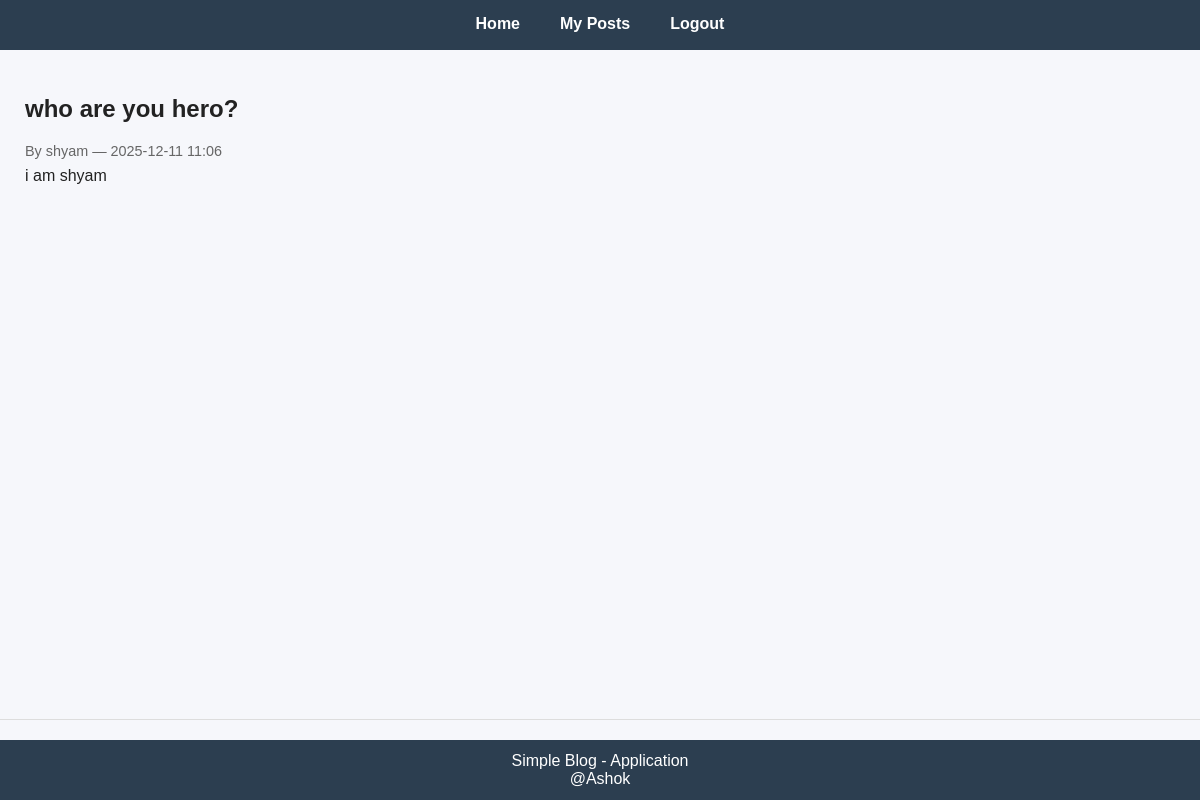
The app's page /post/8 (signed in) with its own data.
### models.py (models this page shows, shortened)
class Post(db.Model):
    id = db.Column(db.Integer, primary_key=True)
    title = db.Column(db.String(200), nullable=False)
    body = db.Column(db.Text, nullable=False)
    created_at = db.Column(db.DateTime, default=datetime.utcnow)
    author_id = db.Column(db.Integer, db.ForeignKey('user.id'))
    author = db.relationship('User', backref=db.backref('posts', lazy=True))

class User(db.Model):
    id = db.Column(db.Integer, primary_key=True)
    username = db.Column(db.String(80), unique=True, nullable=False)
    email = db.Column(db.String(120), unique=True, nullable=False)
    password_hash = db.Column(db.String(255), nullable=False)

### app.py (the view)
@app.route('/post/<int:post_id>')
def view_post(post_id):
    user = get_current_user()
    if not user:
        return redirect(url_for('login'))
    post = Post.query.get_or_404(post_id)
    return render_template("post.html", post=post, user=user)

### app.py (called while the page is built)
def get_current_user():
    uid = session.get('user_id')
    if not uid:
        return None
    return db.session.get(User, uid)

### templates/post.html
{% extends 'base.html' %} {% block content %}
<article>
  <h1>{{ post.title }}</h1>
  <p class="meta">
    By {{ post.author.username if post.author else 'Unknown' }} — {{
    post.created_at.strftime('%Y-%m-%d %H:%M') }}
  </p>
  <div class="body">{{ post.body | replace('\n', '<br />') | safe }}</div>
</article>
{% endblock %}

### static/style.css (style rules this page uses)
body { font-family: Arial, sans-serif; margin: 0; padding: 0; background: #f6f7fb; color: #222; display: flex; flex-direction: column; min-height: 100vh; }
.meta { font-size: 0.9em; color: #666; margin-bottom: 8px; }

### records on screen
Post: title "who are you hero?", created_at "2025-12-11 11:06", body "i am shyam"
User: author "shyam"
